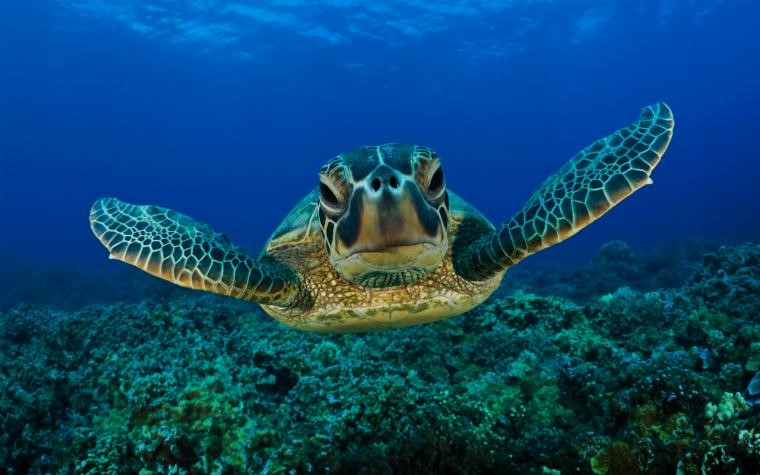
#> input picture sample image.jpeg, 760 x 475 px
$ python IC.py 'sample image.jpeg'
#> lines starting #> are read from the running program, lines starting #| are printed output that depends on the picture
import sys
from skimage import io
from sklearn.cluster import KMeans
import numpy as np
# reading filename
filename = sys.argv[1]
# reading the image
image = io.imread(filename)
#> image is the input picture: shape (475, 760, 3); mean R, G, B 12.6, 71.3, 111.4
# preprocessing
rows, cols = image.shape[0], image.shape[1]
#> rows = 475; cols = 760
image = image.reshape(rows * cols, 3)
# modelling
print('Compressing...')
print('Note: This can take a while for a large image file.')
kMeans = KMeans(n_clusters=2)
kMeans.fit(image)
# getting centers and labels
centers = np.asarray(kMeans.cluster_centers_, dtype=np.uint8)
labels = np.asarray(kMeans.labels_, dtype=np.uint8)
labels = np.reshape(labels, (rows, cols))
print('Almost done.')
# reconstructing the image
newImage = np.zeros((rows, cols, 3), dtype=np.uint8)
for i in range(rows):
    for j in range(cols):
        # assinging every pixel the rgb color of their label's center
        newImage[i, j, :] = centers[labels[i, j], :]
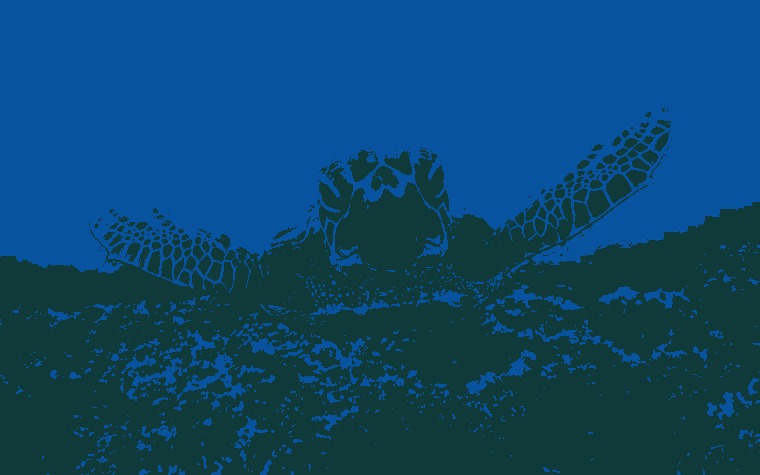
#> newImage: shape (475, 760, 3); mean of channels 0, 1, 2 11.8, 70.5, 110.6; drawn as R, G, B
io.imsave(filename.split('.')[0] + '-compressed.jpeg', newImage)
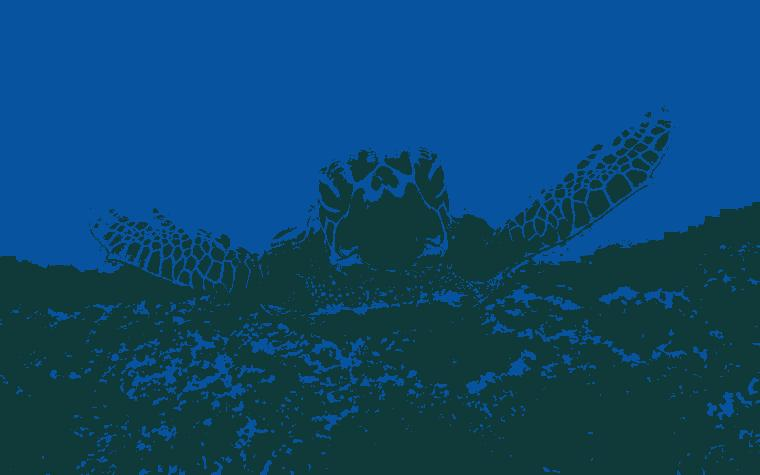
#> saved as sample image-compressed.jpeg: shape (475, 760, 3); mean R, G, B 11.3, 70.8, 110.3
print('Image has been compressed sucessfully.')
